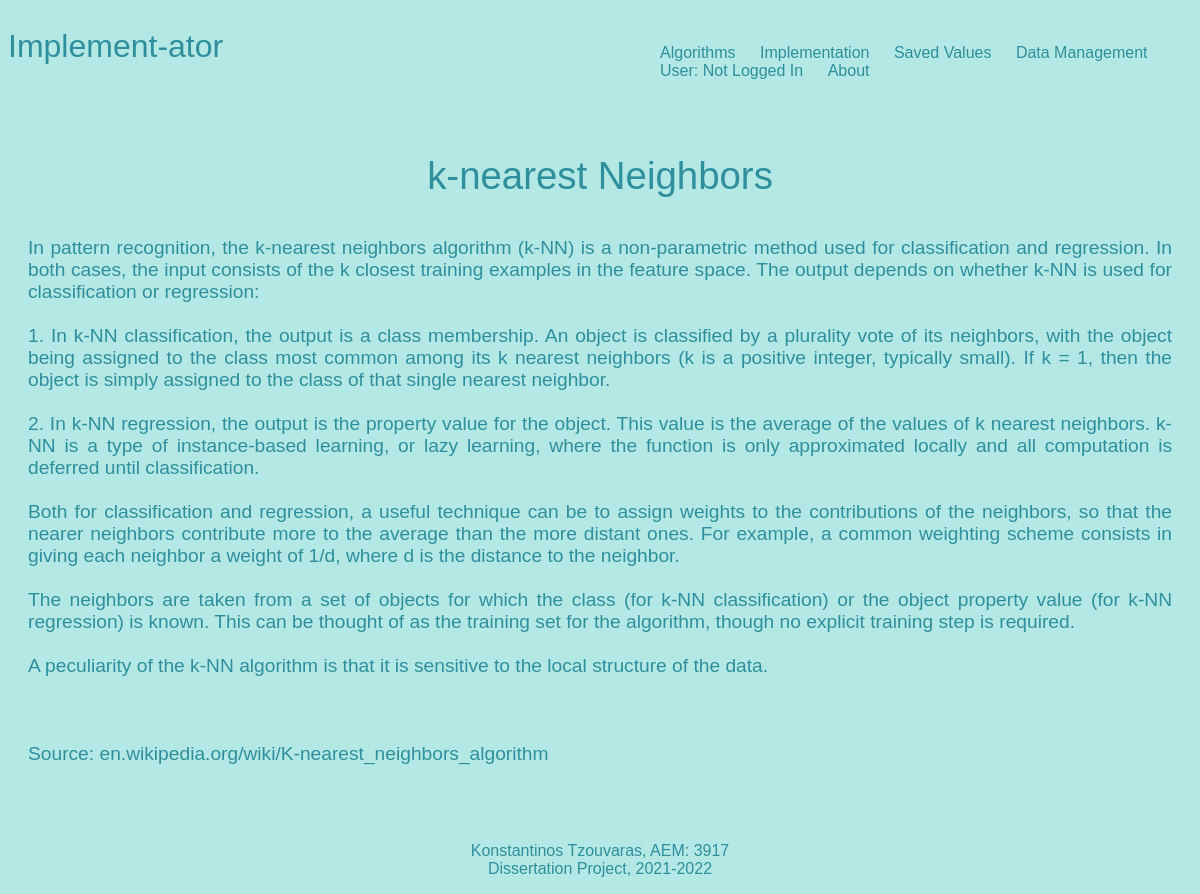
The page /algorithms/knn/ on the database its author committed.
### algorithms/models.py (models this page shows, shortened)
class Algorithm(models.Model):
    title = models.CharField(max_length=100)
    slug = models.SlugField()
    info = models.TextField()

### algorithms/views.py (the view)
# urls.py: path('<slug>/', views.algorithms_detail, name = 'detail'),
def algorithms_detail(request, slug):
    algorithm = Algorithm.objects.get(slug=slug) #Look for this algorithm in the DB and store it
    return render(request, 'algorithms/algorithms_detail.html', {'algorithm': algorithm})

### algorithms/templates/algorithms/algorithms_detail.html
{% extends 'base_layout.html' %}
{% block content %}
  <div id="algorithm_detail" class="algorithm-detail">
    <h2>{{ algorithm.title }}</h2>
    <div id="algorithm_detail_algorithm" class="algorithm">
      <p>{{ algorithm.info|safe }}</p>
    </div>
  </div>
{% endblock %}

### assets/styles.css (style rules this page uses)
body { background-color: #B3E8E5; background-repeat-y: no-repeat; color: #2F8F9D; }
body * { font-family: "Calibri", sans-serif; }
h1, h2, h3, h4, h5 { font-weight: normal; margin: 0; }
a, a:hover, a:visited { color: #2F8F9D; text-decoration: none; }
div.wrapper p { text-align: center; margin: 1px auto; font-size: 1.2em; margin-bottom: 4em; }
#algorithm_detail h2 { text-align: center; margin: 1px auto; font-size: 2.4em; margin-bottom: 1em; margin-top: 1em; }
.algorithm { padding: 10 px; position: relative; }
#algorithm_detail_algorithm p { text-align: justify; margin-left: 20px; margin-right: 20px; }

### rows shown on the page
Algorithm: title "k-nearest Neighbors", info "In pattern recognition, the k-nearest neighbors algorithm (k-NN) is a non-parametric method used for classification and regression. In both cases, the input consists of the k closest training examples in the feature space. The output depends on whether k-NN is used for classification or regression: 1. In k-NN classification, the output is a class membership. An object is classified by a plurality vote of its neighbors, with the object being assigned to the class most common among its k nearest neighbors (k is a positive integer, typically small). If k = 1, then the object is simply assigned to the class of that single nearest neighbor. 2. In k-NN regression, the output is the property value…"
